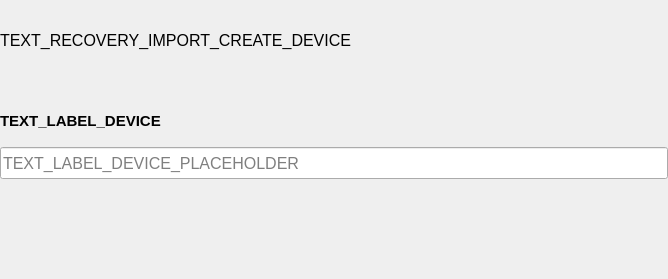
<?xml version="1.0" encoding="UTF-8"?>
<ui version="4.0">
 <class>DeviceRecoveryImportPage2Widget</class>
 <widget class="QWidget" name="DeviceRecoveryImportPage2Widget">
  <property name="geometry">
   <rect>
    <x>0</x>
    <y>0</y>
    <width>668</width>
    <height>279</height>
   </rect>
  </property>
  <property name="windowTitle">
   <string>Form</string>
  </property>
  <layout class="QVBoxLayout" name="verticalLayout">
   <property name="spacing">
    <number>20</number>
   </property>
   <property name="leftMargin">
    <number>0</number>
   </property>
   <property name="topMargin">
    <number>0</number>
   </property>
   <property name="rightMargin">
    <number>0</number>
   </property>
   <property name="bottomMargin">
    <number>0</number>
   </property>
   <item>
    <widget class="QLabel" name="label_4">
     <property name="font">
      <font>
       <pointsize>12</pointsize>
      </font>
     </property>
     <property name="text">
      <string>TEXT_RECOVERY_IMPORT_CREATE_DEVICE</string>
     </property>
     <property name="wordWrap">
      <bool>true</bool>
     </property>
    </widget>
   </item>
   <item>
    <widget class="QWidget" name="widget_info" native="true">
     <layout class="QVBoxLayout" name="verticalLayout_2">
      <property name="spacing">
       <number>15</number>
      </property>
      <property name="leftMargin">
       <number>0</number>
      </property>
      <property name="topMargin">
       <number>0</number>
      </property>
      <property name="rightMargin">
       <number>0</number>
      </property>
      <property name="bottomMargin">
       <number>0</number>
      </property>
      <item>
       <layout class="QVBoxLayout" name="verticalLayout_8">
        <property name="spacing">
         <number>5</number>
        </property>
        <item>
         <widget class="QLabel" name="label_device">
          <property name="font">
           <font>
            <pointsize>11</pointsize>
            <weight>75</weight>
            <bold>true</bold>
           </font>
          </property>
          <property name="text">
           <string>TEXT_LABEL_DEVICE</string>
          </property>
          <property name="alignment">
           <set>Qt::AlignLeading|Qt::AlignLeft|Qt::AlignVCenter</set>
          </property>
         </widget>
        </item>
        <item>
         <widget class="ValidatedLineEdit" name="line_edit_device">
          <property name="minimumSize">
           <size>
            <width>0</width>
            <height>32</height>
           </size>
          </property>
          <property name="font">
           <font>
            <pointsize>12</pointsize>
           </font>
          </property>
          <property name="text">
           <string/>
          </property>
          <property name="placeholderText">
           <string>TEXT_LABEL_DEVICE_PLACEHOLDER</string>
          </property>
         </widget>
        </item>
       </layout>
      </item>
     </layout>
    </widget>
   </item>
   <item>
    <widget class="AuthenticationChoiceWidget" name="widget_auth" native="true">
     <layout class="QVBoxLayout" name="verticalLayout_3">
      <property name="spacing">
       <number>10</number>
      </property>
      <property name="leftMargin">
       <number>0</number>
      </property>
      <property name="topMargin">
       <number>0</number>
      </property>
      <property name="rightMargin">
       <number>0</number>
      </property>
      <property name="bottomMargin">
       <number>0</number>
      </property>
     </layout>
    </widget>
   </item>
  </layout>
 </widget>
 <customwidgets>
  <customwidget>
   <class>AuthenticationChoiceWidget</class>
   <extends>QWidget</extends>
   <header>parsec.core.gui.authentication_choice_widget</header>
   <container>1</container>
  </customwidget>
  <customwidget>
   <class>ValidatedLineEdit</class>
   <extends>QLineEdit</extends>
   <header>parsec.core.gui.input_widgets</header>
  </customwidget>
 </customwidgets>
 <resources/>
 <connections/>
</ui>
